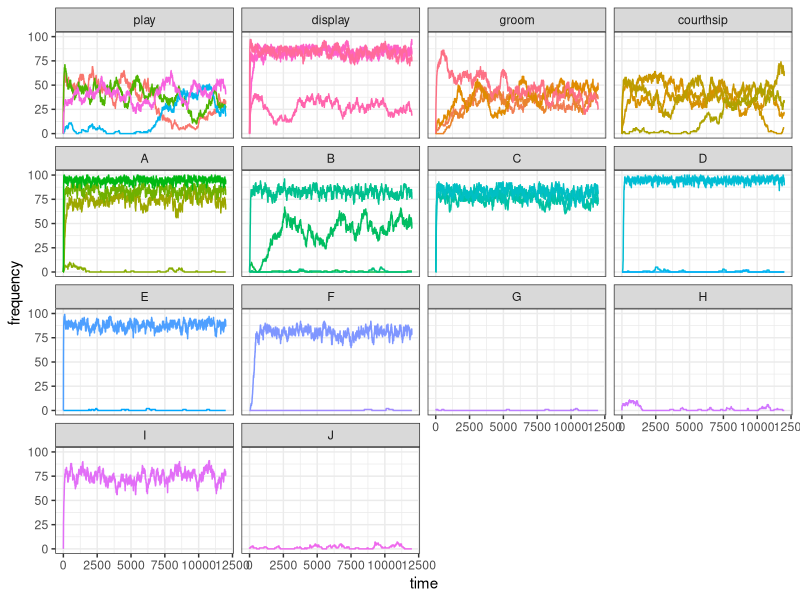
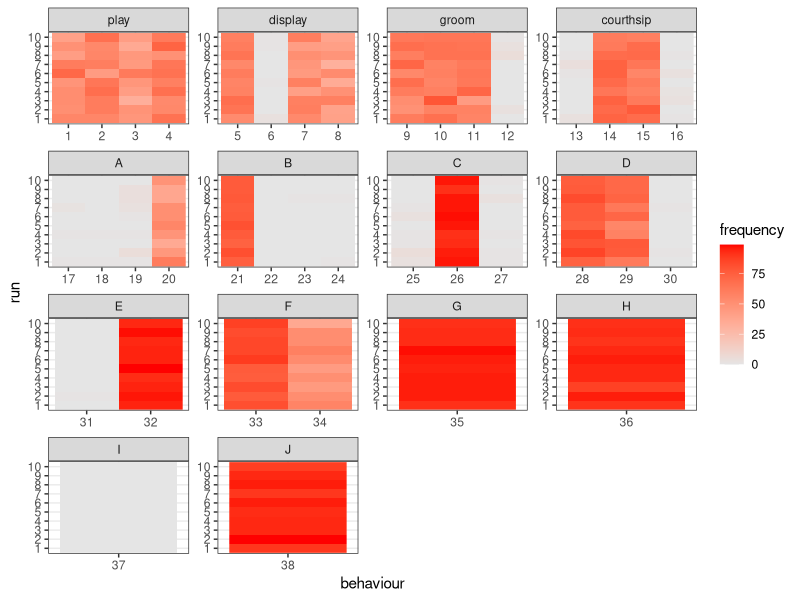
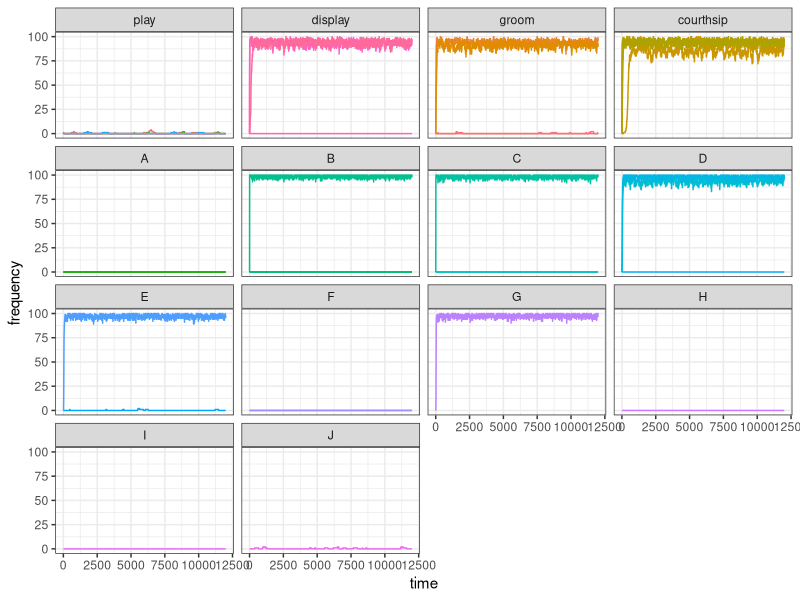
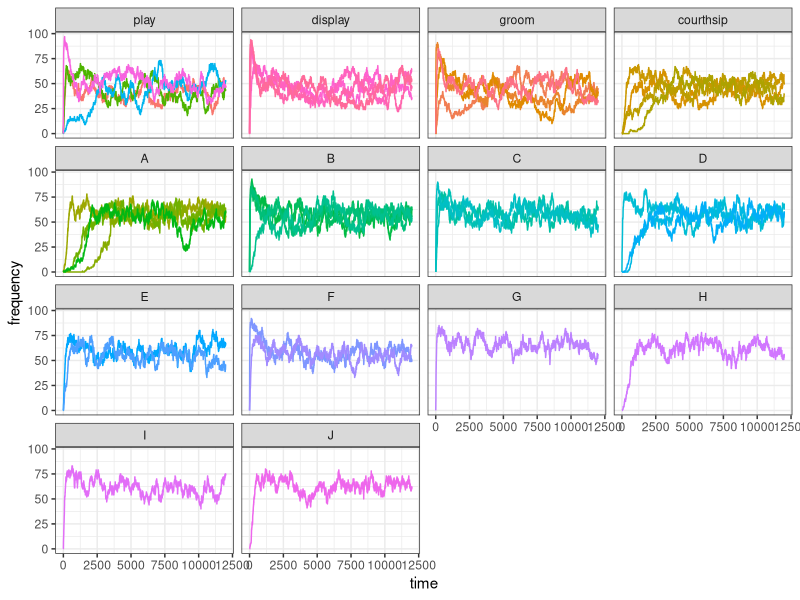
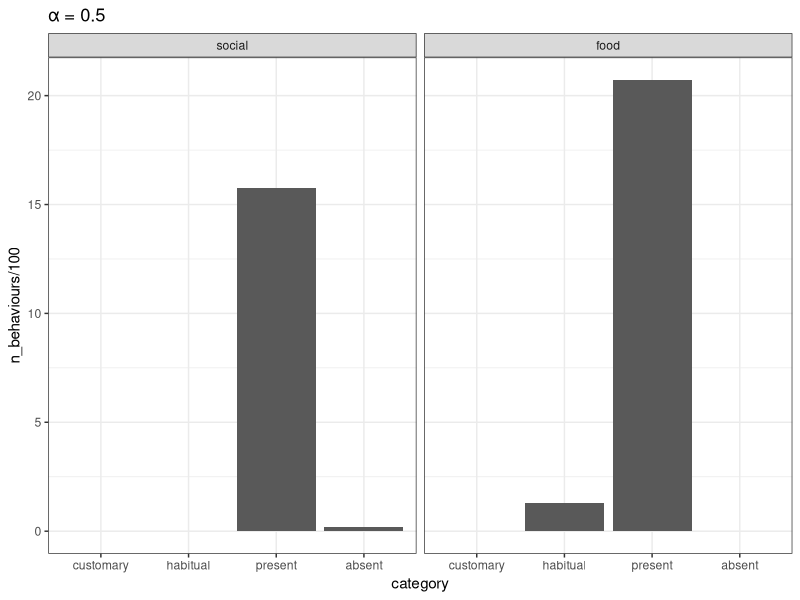
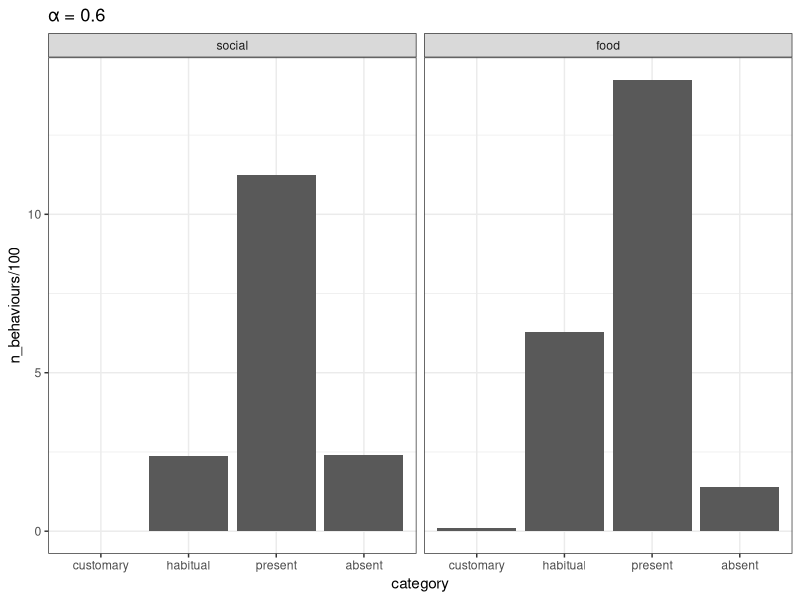
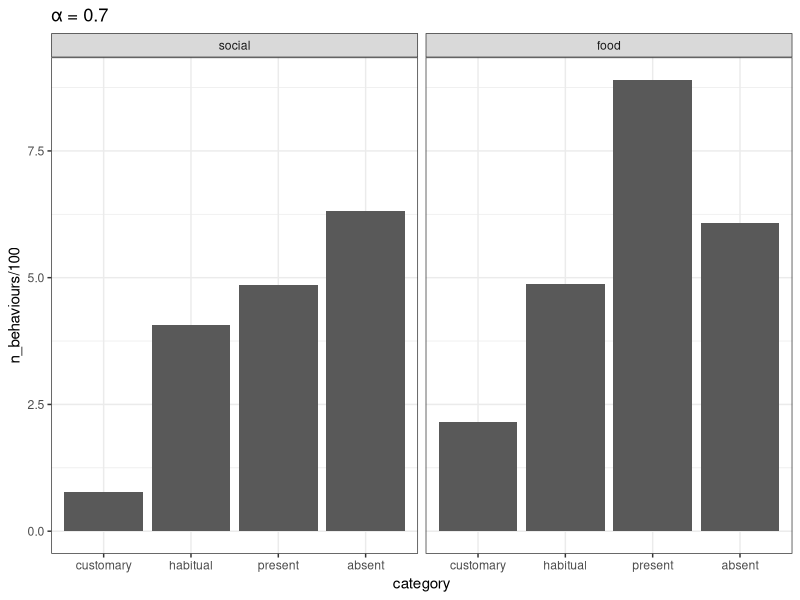
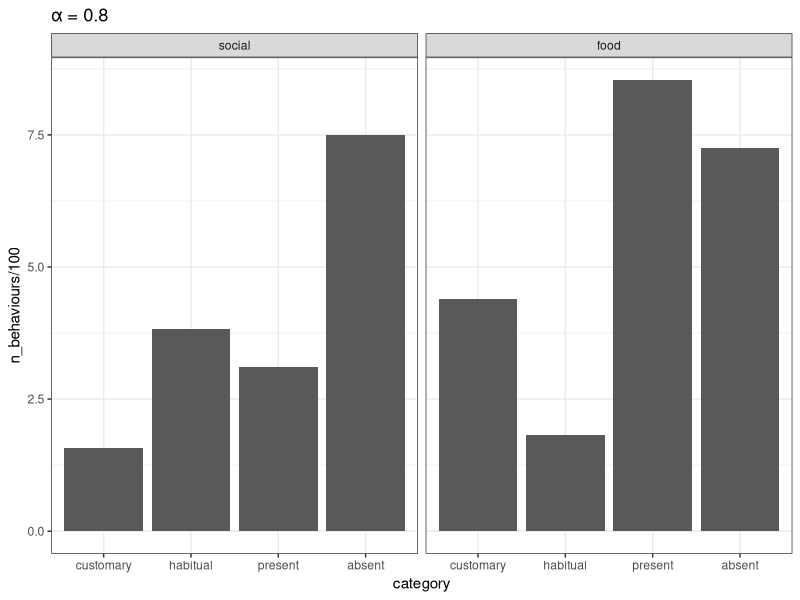

Generate these figures, in order, with R:
## ---- chunk 1
knitr::opts_chunk$set(echo = TRUE)
## ---- chunk 2
library(tidyverse)
library(scales)

set_oranzees_world <- function(alpha_g, alpha_e) {
  list_pop <- c("Uossob", "Iat Forest", "Ebmog", "Elaham", "Elabik", "Ognodub")
  output <- tibble(
    population = rep(list_pop, each = 38),
    behaviour = as.factor(rep(1:38, 6)),
    type = rep(c(rep("social", 16), rep("food-related", 22)), 6),
    category = rep(c(
      rep("play", 4), rep("display", 4), rep("groom", 4), rep("courthsip", 4),
      "A", "A", "A", "A", "B", "B", "B", "B", "C", "C", "C", "D", "D", "D", "E", "E", "F", "F", "G", "H", "I", "J"
    ), 6),
    nutrient = rep(c(rep(NA, 16), "Y", "Y", "Y", "Y", "Z", "Z", "Z", "Z", "Y", "Y", "Y", "Z", "Z", "Z", "Y", "Y", "Z", "Z", "Y", "Z", "Y", "Z"), 6),
    p_g = rep(NA, 38 * 6),
    p_e = rep(NA, 38 * 6)
  )

  env_or_x <- c(220, 230, 700, 705, 710, 750)
  env_or_y <- c(660, 610, 450, 430, 510, 550)

  # genetic predispositions:
  x_g <- sample(1:1000, 38)
  y_g <- sample(1:1000, 38)

  # ecological availability:
  x_e <- sample(1:1000, 38)
  y_e <- sample(1:1000, 38)

  for (behav in 1:38) {
    output[output$behaviour == behav, ]$p_g <- 1 - rescale(sqrt((x_g[behav] - env_or_x)^2 + (y_g[behav] - env_or_y)^2), to = c(1 - alpha_g, alpha_g))

    if (behav > 16) {
      output[output$behaviour == behav, ]$p_e <- 1 - rescale(sqrt((x_e[behav] - env_or_x)^2 + (y_e[behav] - env_or_y)^2), to = c(1 - alpha_e, alpha_e))
    }
  }
  # return the tibble:
  output
}

update_demography <- function(pop) {
  pop[, 39] <- pop[, 39] + 1
  pop[pop[, 39] >= 720, ] <- 0
  old <- which(pop[, 39] > 300)
  dead <- sample(c(TRUE, FALSE), length(old), prob = c(.01, .99), replace = TRUE)
  pop[old[dead], ] <- 0
  pop
}

update_social_behaviours <- function(pop, test_world) {
  N <- dim(pop)[1]
  state <- ((rowSums(pop[, 1:4]) >= 1) + (rowSums(pop[, 5:8]) >= 1) + (rowSums(pop[, 9:12]) >= 1) + (rowSums(pop[, 13:16]) >= 1)) / 4
  p_state <- runif(N) < rnorm(N, mean = 1 - state, sd = 0.05)
  p_peering <- rnorm(16, mean = colSums(pop[, 1:16]), sd = 1)
  p_peering[p_peering < 0] <- 0
  innovation_i <- sample(1:16, N, prob = p_peering, replace = TRUE)
  p_innovate <- runif(N) < test_world$p_g[innovation_i] * p_state
  for (i in (1:N)[p_innovate]) {
    pop[i, innovation_i[i]] <- 1
  }
  pop
}

update_food_behaviours <- function(pop, test_world) {
  N <- dim(pop)[1]
  nut_y <- (rowSums(pop[, 17:20]) >= 1) + (rowSums(pop[, 25:27]) >= 1) + (rowSums(pop[, 31:32]) >= 1) + pop[, 35] + pop[, 37]
  nut_z <- (rowSums(pop[, 21:24]) >= 1) + (rowSums(pop[, 28:30]) >= 1) + (rowSums(pop[, 33:34]) >= 1) + pop[, 36] + pop[, 38]
  state <- (nut_y + nut_z - abs(nut_y - nut_z)) / 10
  p_state <- runif(N) < rnorm(N, mean = 1 - state, sd = 0.05)
  p_peering <- rnorm(22, mean = colSums(pop[, 17:38]), sd = 1)
  p_peering[p_peering < 0] <- 0
  innovation_i <- sample(17:38, N, prob = p_peering, replace = TRUE)
  p_innovate <- runif(N) < test_world$p_g[innovation_i] * test_world$p_e[innovation_i] * p_state
  for (i in (1:N)[p_innovate]) {
    pop[i, innovation_i[i]] <- 1
  }
  pop
}

###
### MAIN FUNCTION
###

mockup_oranzees <- function(t_max, alpha_g, alpha_e, init_world, n_run) {
  N <- 100

  if (n_run == 1) {
    output <- matrix(nrow = t_max, ncol = 38)
  }
  else {
    output <- matrix(nrow = n_run, ncol = 38)
  }

  oranzees_world <- set_oranzees_world(alpha_g, alpha_e)
  test_world <- oranzees_world %>%
    filter(population == "Uossob")

  for (run in 1:n_run) {
    pop <- matrix(c(rep(0, 38 * N), sample(1:300, N, replace = TRUE)), nrow = N, byrow = FALSE)
    if (init_world) {
      oranzees_world <- set_oranzees_world(alpha_g, alpha_e)
      test_world <- oranzees_world %>%
        filter(population == "Uossob")
    }
    # start simulation here:
    for (t in 1:t_max) {
      if (n_run == 1) {
        output[t, ] <- colSums(pop[, 1:38])
      }
      pop <- update_demography(pop)
      pop <- update_social_behaviours(pop, test_world)
      pop <- update_food_behaviours(pop, test_world)
    }
    if (n_run > 1) {
      output[run, ] <- colSums(pop[, 1:38])
    }
  }
  output
}
## ---- chunk 3
plot_one_run <- function(my_test, t_max) {
  my_test <- gather(as_tibble(my_test), 1:38, key = "behaviour", value = "frequency")
  data_to_plot <- tibble(
    behaviour = my_test$behaviour,
    frequency = my_test$frequency,
    time = rep(1:t_max, 38),
    category = as_factor(c(
      rep("play", t_max * 4), rep("display", t_max * 4), rep("groom", t_max * 4), rep("courthsip", t_max * 4),
      rep("A", t_max * 4), rep("B", t_max * 4), rep("C", t_max * 3), rep("D", t_max * 3),
      rep("E", t_max * 2), rep("F", t_max * 2), rep("G", t_max), rep("H", t_max),
      rep("I", t_max), rep("J", t_max)
    ))
  )
  ggplot(data = data_to_plot) +
    geom_line(aes(x = time, y = frequency, color = behaviour)) +
    facet_wrap(~category) +
    theme_bw() +
    theme(legend.position = "none")
}
## ---- chunk 4
my_test <- mockup_oranzees(t_max = 12000, alpha_g = 0.7, alpha_e = 0.9, init_world = FALSE, n_run = 1)
plot_one_run(my_test = my_test, t_max = 12000)
## ---- chunk 5
library(reshape2)
plot_multiple_runs <- function(my_test, n_run) {
  as_tibble(melt(my_test, varnames = c("run", "behaviour"), value.name = "frequency")) %>%
    mutate(run = as_factor(run), behaviour = as_factor(behaviour)) %>%
    add_column(category = as_factor(c(
      rep("play", 4 * n_run), rep("display", 4 * n_run), rep("groom", 4 * n_run), rep("courthsip", 4 * n_run),
      rep("A", 4 * n_run), rep("B", 4 * n_run), rep("C", 3 * n_run), rep("D", 3 * n_run),
      rep("E", 2 * n_run), rep("F", 2 * n_run), rep("G", n_run), rep("H", n_run),
      rep("I", n_run), rep("J", n_run)
    ))) %>%
    ggplot() +
    geom_raster(aes(x = behaviour, y = run, fill = frequency)) +
    facet_wrap(~category, scales = "free") +
    scale_fill_gradient(low = "grey90", high = "red") +
    theme_bw()
}
## ---- chunk 6
my_test <- mockup_oranzees(t_max = 12000, alpha_g = 0.7, alpha_e = 0.9, init_world = FALSE, n_run = 10)
plot_multiple_runs(my_test = my_test, n_run = 10)
## ---- chunk 7
my_test <- mockup_oranzees(t_max = 12000, alpha_g = 1, alpha_e = 1, init_world = FALSE, n_run = 1)
plot_one_run(my_test = my_test, t_max = 12000)
## ---- chunk 8
my_test <- mockup_oranzees(t_max = 12000, alpha_g = 0.5, alpha_e = 0.5, init_world = FALSE, n_run = 1)
plot_one_run(my_test = my_test, t_max = 12000)
## ---- chunk 9
results <- as.matrix(read.table("output/test_alpha=0.5.csv"))

cumulative <- tibble(category = as_factor(c("customary", "habitual", "present", "absent", "customary", "habitual", "present", "absent")),
                     type = as_factor(c(rep("social", 4), rep("food", 4))),
                     n_behaviours = c(sum(results[, 1:16]>=90), 
                                  sum(results[, 1:16]>=70 & results[, 1:16]<90), 
                                  sum(results[, 1:16]>=10 & results[, 1:16]<70), 
                                  sum(results[, 1:16]<10),
                                  sum(results[, 17:38]>=90), 
                                  sum(results[, 17:38]>=70 & results[, 17:38]<90), 
                                  sum(results[, 17:38]>=10 & results[, 17:38]<70), 
                                  sum(results[, 17:38]<10)))

cumulative_05 <- cumulative

ggplot(data = cumulative) +
  geom_bar(aes(x = category, y = n_behaviours/100), stat = 'identity') +
  facet_wrap(~type) +
  labs(title = "α = 0.5") +
  theme_bw() 
## ---- chunk 10
results <- as.matrix(read.table("output/test_alpha=0.6.csv"))

cumulative <- tibble(category = as_factor(c("customary", "habitual", "present", "absent", "customary", "habitual", "present", "absent")),
                     type = as_factor(c(rep("social", 4), rep("food", 4))),
                     n_behaviours = c(sum(results[, 1:16]>=90), 
                                  sum(results[, 1:16]>=70 & results[, 1:16]<90), 
                                  sum(results[, 1:16]>=10 & results[, 1:16]<70), 
                                  sum(results[, 1:16]<10),
                                  sum(results[, 17:38]>=90), 
                                  sum(results[, 17:38]>=70 & results[, 17:38]<90), 
                                  sum(results[, 17:38]>=10 & results[, 17:38]<70), 
                                  sum(results[, 17:38]<10)))

ggplot(data = cumulative) +
  geom_bar(aes(x = category, y = n_behaviours/100), stat = 'identity') +
  facet_wrap(~type) +
  labs(title = "α = 0.6") +
  theme_bw() 

cumulative_06 <- cumulative

results <- as.matrix(read.table("output/test_alpha=0.7.csv"))

cumulative <- tibble(category = as_factor(c("customary", "habitual", "present", "absent", "customary", "habitual", "present", "absent")),
                     type = as_factor(c(rep("social", 4), rep("food", 4))),
                     n_behaviours = c(sum(results[, 1:16]>=90), 
                                  sum(results[, 1:16]>=70 & results[, 1:16]<90), 
                                  sum(results[, 1:16]>=10 & results[, 1:16]<70), 
                                  sum(results[, 1:16]<10),
                                  sum(results[, 17:38]>=90), 
                                  sum(results[, 17:38]>=70 & results[, 17:38]<90), 
                                  sum(results[, 17:38]>=10 & results[, 17:38]<70), 
                                  sum(results[, 17:38]<10)))

ggplot(data = cumulative) +
  geom_bar(aes(x = category, y = n_behaviours/100), stat = 'identity') +
  facet_wrap(~type) +
  labs(title = "α = 0.7") +
  theme_bw() 

cumulative_07 <- cumulative

results <- as.matrix(read.table("output/test_alpha=0.8.csv"))

cumulative <- tibble(category = as_factor(c("customary", "habitual", "present", "absent", "customary", "habitual", "present", "absent")),
                     type = as_factor(c(rep("social", 4), rep("food", 4))),
                     n_behaviours = c(sum(results[, 1:16]>=90), 
                                  sum(results[, 1:16]>=70 & results[, 1:16]<90), 
                                  sum(results[, 1:16]>=10 & results[, 1:16]<70), 
                                  sum(results[, 1:16]<10),
                                  sum(results[, 17:38]>=90), 
                                  sum(results[, 17:38]>=70 & results[, 17:38]<90), 
                                  sum(results[, 17:38]>=10 & results[, 17:38]<70), 
                                  sum(results[, 17:38]<10)))

ggplot(data = cumulative) +
  geom_bar(aes(x = category, y = n_behaviours/100), stat = 'identity') +
  facet_wrap(~type) +
  labs(title = "α = 0.8") +
  theme_bw() 

cumulative_08 <- cumulative

results <- as.matrix(read.table("output/test_alpha=0.9.csv"))

cumulative <- tibble(category = as_factor(c("customary", "habitual", "present", "absent", "customary", "habitual", "present", "absent")),
                     type = as_factor(c(rep("social", 4), rep("food", 4))),
                     n_behaviours = c(sum(results[, 1:16]>=90), 
                                  sum(results[, 1:16]>=70 & results[, 1:16]<90), 
                                  sum(results[, 1:16]>=10 & results[, 1:16]<70), 
                                  sum(results[, 1:16]<10),
                                  sum(results[, 17:38]>=90), 
                                  sum(results[, 17:38]>=70 & results[, 17:38]<90), 
                                  sum(results[, 17:38]>=10 & results[, 17:38]<70), 
                                  sum(results[, 17:38]<10)))

ggplot(data = cumulative) +
  geom_bar(aes(x = category, y = n_behaviours/100), stat = 'identity') +
  facet_wrap(~type) +
  labs(title = "α = 0.9") +
  theme_bw() 

cumulative_09 <- cumulative

results <- as.matrix(read.table("output/test_alpha=1.csv"))

cumulative <- tibble(category = as_factor(c("customary", "habitual", "present", "absent", "customary", "habitual", "present", "absent")),
                     type = as_factor(c(rep("social", 4), rep("food", 4))),
                     n_behaviours = c(sum(results[, 1:16]>=90), 
                                  sum(results[, 1:16]>=70 & results[, 1:16]<90), 
                                  sum(results[, 1:16]>=10 & results[, 1:16]<70), 
                                  sum(results[, 1:16]<10),
                                  sum(results[, 17:38]>=90), 
                                  sum(results[, 17:38]>=70 & results[, 17:38]<90), 
                                  sum(results[, 17:38]>=10 & results[, 17:38]<70), 
                                  sum(results[, 17:38]<10)))

ggplot(data = cumulative) +
  geom_bar(aes(x = category, y = n_behaviours/100), stat = 'identity') +
  facet_wrap(~type) +
  labs(title = "α = 1") +
  theme_bw() 

cumulative_1 <- cumulative

## ---- chunk 11
bind_rows(cumulative_05, cumulative_06, cumulative_07, cumulative_08, cumulative_09, cumulative_1) %>%
  add_column(alpha=c(rep(0.5, 8), rep(0.6, 8), rep(0.7, 8), rep(0.8, 8), rep(0.9, 8), rep(1, 8))) %>%
  ggplot(aes(x = alpha, y = n_behaviours/100, color = category)) +
    geom_point() +
    geom_line() +
    facet_wrap(~type) +
    theme_bw()
